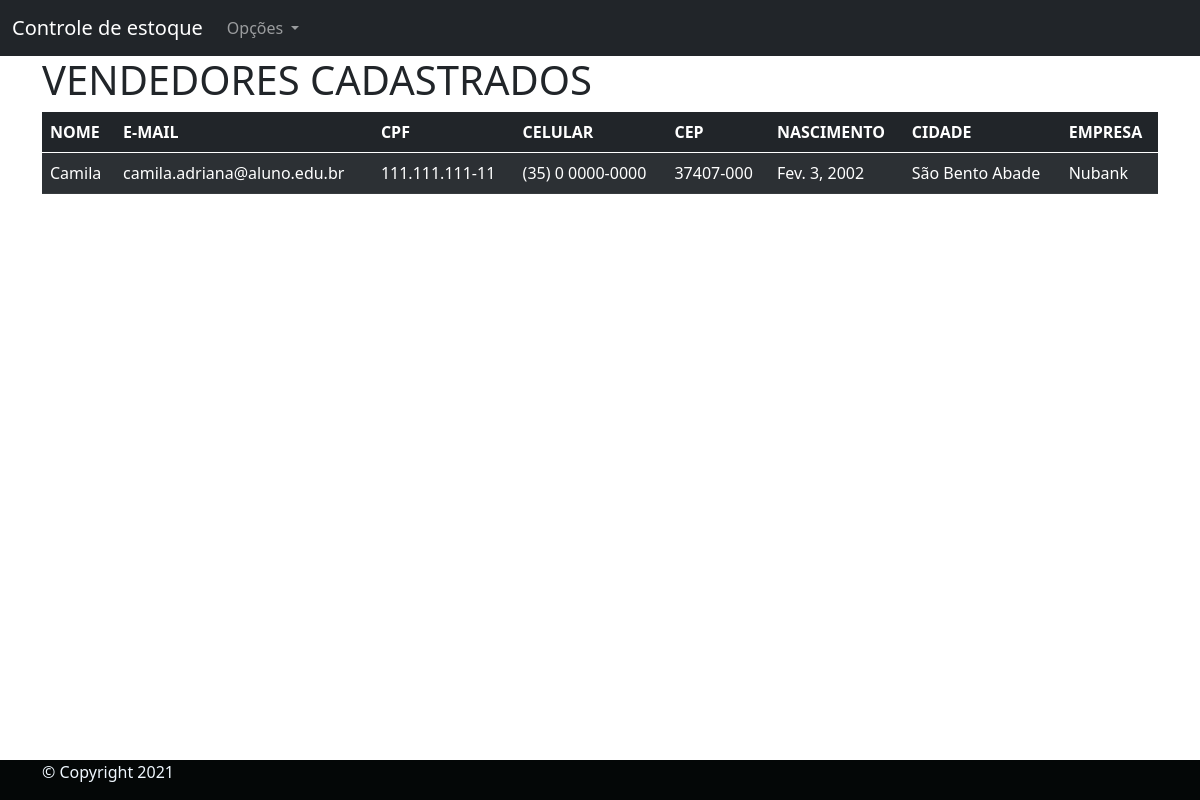
The page /Listar-vendedor (signed in) on the database as committed earlier.
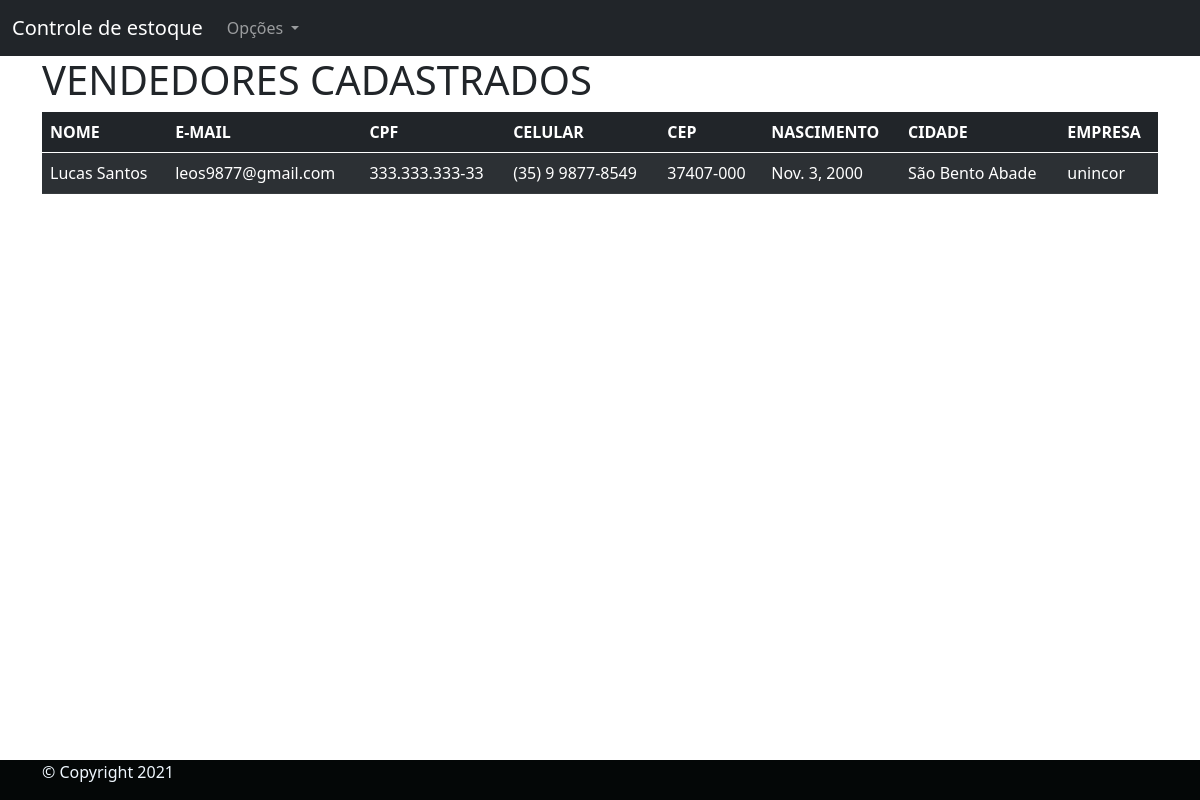
The same page on the database as committed later.
### Usuarios/models.py (models this page shows, shortened)
class Vendedor(models.Model):
    pessoa = models.ForeignKey(Pessoa, on_delete=models.CASCADE)
    empresa = models.ForeignKey(Empresa, on_delete=models.CASCADE)
    class Meta:
        verbose_name = "Vendedor"
        verbose_name_plural = "Vendedores"
        db_table = "vendedor"

class Pessoa(AbstractBaseUser, PermissionsMixin):
    nome = models.CharField(verbose_name="Nome completo:", max_length=194)
    naturalidade = models.CharField(
        verbose_name="Naturalidade", max_length=194, blank=False, null=False)
    pais = models.CharField(verbose_name="País",
                            max_length=194, blank=False, null=False)
    escolaridade = models.CharField(
        verbose_name="Escolaridade:", max_length=30, choices=ESCOLARIDADE)
    status = models.CharField(verbose_name="Genero",
                              max_length=10, choices=STATUS_GENERO)
    email = models.EmailField(verbose_name="E-mail:",
                              unique=True, blank=False, null=False)
    telefone_celular = models.CharField(
        verbose_name="Número de telefone", max_length=19, unique=False, blank=False, null=False)
    cpf = models.CharField(verbose_name="CPF:", max_length=14,
                           unique=True, blank=False, null=False)
    nascimento = models.DateField(
        verbose_name="Data de nascimento:", max_length=10, null=True, auto_now_add=False, auto_now=False)
    estado_civil = models.CharField(
        verbose_name="Estado civil:", max_length=40, choices=ESTADO_CIVIL)
    profissao = models.CharField(verbose_name="Profissão:", max_length=194)
    cep = models.CharField(verbose_name="CEP:", max_length=194)
    estado = models.CharField(verbose_name="Estado:",
                              max_length=30, blank=False, null=False)
    cidade = models.CharField(verbose_name="Cidade:",
                              max_length=194, blank=False, null=False)
    bairro = models.CharField(verbose_name="Bairro:",
                              max_length=194, blank=False, null=False)
    logradouro = models.CharField(
        verbose_name="Logradouro:", max_length=194, blank=False, null=False)
    numero = models.CharField(
        verbose_name="Número da residencia:", max_length=194, blank=False, null=False)
    telefone = models.CharField(
        verbose_name="Telefone da residencia:", max_length=194, blank=True, null=True)
    data_de_cadastro = models.DateTimeField(
        verbose_name="Data do cadastro", auto_now_add=True)
    is_active = models.BooleanField(
        verbose_name="Usuário está ativo",
        default=True,
    )
    is_staff = models.BooleanField(
        verbose_name="Usuário é da equipe de desenvolvimento",
        default=False,
    )
    is_superuser = models.BooleanField(
        verbose_name="Usuário é um superusuário",
        default=False,
    )
    USERNAME_FIELD = "email"
    objects = UsuarioManager()
    class Meta:
        verbose_name = "Pessoa"
        verbose_name_plural = "Pessoas"
        db_table: "pessoa"

class Empresa(models.Model):
    nome = models.CharField(verbose_name="Nome da empresa:", max_length=194)
    email = models.EmailField(verbose_name="E-mail:",
                              unique=True, blank=False, null=False)
    cep = models.CharField(verbose_name="CEP:", max_length=194)
    pais = models.CharField(verbose_name="País",
                            max_length=194, blank=False, null=False)
    estado = models.CharField(verbose_name="Estado:",
                              max_length=30, blank=False, null=False)
    cidade = models.CharField(verbose_name="Cidade:",
                              max_length=194, blank=False, null=False)
    bairro = models.CharField(verbose_name="Bairro:",
                              max_length=194, blank=False, null=False)
    logradouro = models.CharField(
        verbose_name="Logradouro:", max_length=194, blank=False, null=False)
    numero_da_casa = models.CharField(
        verbose_name="Número da residencia ou complemento:", max_length=194, blank=False, null=False)
    cnpj = models.CharField(
        verbose_name="CNPJ da empresa:", max_length=194, unique=True)
    telefone = models.CharField(
        verbose_name="Contato da empresa:", max_length=194, blank=True, null=True)
    data_de_cadastro = models.DateTimeField(
        verbose_name="Data do cadastro",  auto_now_add=True, null=False)
    class Meta:
        verbose_name = "Empresa"
        verbose_name_plural = "Empresas"
        db_table = "empresa"
    def __str__(self):
        return self.nome

### Usuarios/views.py (the view)
# urls.py: path('Listar-vendedor', listar_vendedor, name="listar_vendedor",),
@login_required
def listar_vendedor(request):
    allvendedor = Vendedor.objects.all()
    context = {
        "listvendedor": allvendedor,
    }
    return render(request, "listavendedores.html", context)

### templates/listavendedores.html (shortened to what this page needs)
{% extends 'base.html' %}
{% block conteudo %}
<main class="container">
    <h1>VENDEDORES CADASTRADOS</h1>
    {% if listvendedor %}
    <table class="table table-dark table-striped">
        <thead>
          <tr>
            <th scope="col">NOME</th>
            <th scope="col">E-MAIL</th>
            <th scope="col">CPF</th>
            <th scope="col">CELULAR</th>
            <th scope="col">CEP</th>
            <th scope="col">NASCIMENTO</th>
            <th scope="col">CIDADE</th>
            <th scope="col">EMPRESA</th>
        </tr>
        </thead>
        <tbody>
         {% for aux in listvendedor %}
        <tr>
            <td>{{aux.pessoa.nome}}</td>
            <td>{{aux.pessoa.email}}</td>
            <td>{{aux.pessoa.cpf}}</td>
            <td>{{aux.pessoa.telefone_celular}}</td>
            <td>{{aux.pessoa.cep}}</td>
            <td>{{aux.pessoa.nascimento}}</td>
            <td>{{aux.pessoa.cidade}}</td>
            <td>{{aux.empresa}}</td>
        </tr>
          {% endfor %}
        </tbody>
      </table>
        {% endif%}
</main>
{% endblock %}

Rows that differ between the two databases and show on the page:
removed Vendedor: pessoa.nome "Camila", pessoa.email "camila.adriana@aluno.edu.br", pessoa.cpf "111.111.111-11", pessoa.telefone_celular "(35) 0 0000-0000", pessoa.cep "37407-000", pessoa.nascimento "Fev. 3, 2002", pessoa.cidade "São Bento Abade", empresa "Nubank"
added Vendedor: pessoa.nome "Lucas Santos", pessoa.email "leos9877@gmail.com", pessoa.cpf "333.333.333-33", pessoa.telefone_celular "(35) 9 9877-8549", pessoa.cep "37407-000", pessoa.nascimento "Nov. 3, 2000", pessoa.cidade "São Bento Abade", empresa "unincor"
